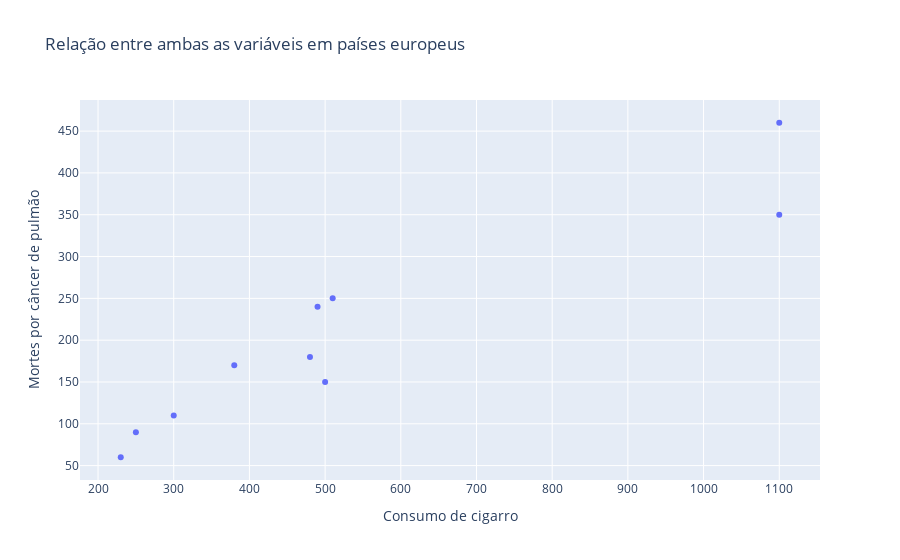

The notebook cell saved with this chart:
### Markdown cell above
Resposta: **Sim**

### Code cell
fig: go.Figure = exp.scatter(
    df,
    x='Consumo de cigarro per capita (1930)',
    y='Mortes por câncer de pulmão por milhão de pessoas (1950)',
    title='Relação entre ambas as variáveis em países europeus',
    labels={
        'Consumo de cigarro per capita (1930)':
            'Consumo de cigarro',
        'Mortes por câncer de pulmão por milhão de pessoas (1950)':
            'Mortes por câncer de pulmão'
    }
)

fig.show()

### Figure 1 — Plotly figure (JSON) as saved in the notebook; plotly's stock layout.template omitted (floating-point values rounded to 4 significant figures)
{"data": [{"hovertemplate": "Consumo de cigarro=%{x}<br>Mortes por câncer de pulmão=%{y}<extra></extra>", "legendgroup": "", "marker": {"color": "#636efa", "symbol": "circle"}, "mode": "markers", "name": "", "orientation": "v", "showlegend": false, "type": "scatter", "x": [480, 500, 380, 1100, 1100, 230, 490, 250, 300, 510], "xaxis": "x", "y": [180, 150, 170, 350, 460, 60, 240, 90, 110, 250], "yaxis": "y"}], "layout": {"legend": {"tracegroupgap": 0}, "title": {"text": "Relação entre ambas as variáveis em países europeus"}, "xaxis": {"anchor": "y", "domain": [0, 1], "title": {"text": "Consumo de cigarro"}}, "yaxis": {"anchor": "x", "domain": [0, 1], "title": {"text": "Mortes por câncer de pulmão"}}}}
